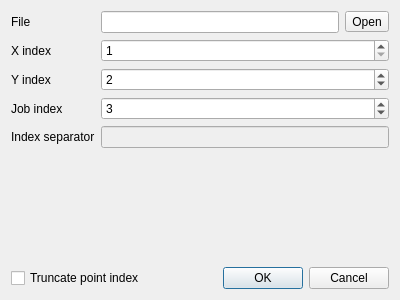
<?xml version="1.0" encoding="UTF-8"?>
<ui version="4.0">
 <class>JobsDialog</class>
 <widget class="QDialog" name="JobsDialog">
  <property name="geometry">
   <rect>
    <x>0</x>
    <y>0</y>
    <width>400</width>
    <height>300</height>
   </rect>
  </property>
  <property name="windowTitle">
   <string>Update job</string>
  </property>
  <property name="windowIcon">
   <iconset theme="view-refresh">
    <normaloff>.</normaloff>.</iconset>
  </property>
  <layout class="QGridLayout" name="gridLayout">
   <item row="0" column="1">
    <layout class="QHBoxLayout" name="fileLayout">
     <item>
      <widget class="QLineEdit" name="fileEdit">
       <property name="readOnly">
        <bool>true</bool>
       </property>
      </widget>
     </item>
     <item>
      <widget class="QToolButton" name="toolButton">
       <property name="text">
        <string>Open</string>
       </property>
       <property name="icon">
        <iconset theme="document-open">
         <normaloff>.</normaloff>.</iconset>
       </property>
      </widget>
     </item>
    </layout>
   </item>
   <item row="6" column="0" colspan="2">
    <layout class="QHBoxLayout" name="toolLayout">
     <item>
      <widget class="QCheckBox" name="truncateSpin">
       <property name="text">
        <string>Truncate point index</string>
       </property>
      </widget>
     </item>
     <item>
      <widget class="QDialogButtonBox" name="buttonBox">
       <property name="orientation">
        <enum>Qt::Horizontal</enum>
       </property>
       <property name="standardButtons">
        <set>QDialogButtonBox::Cancel|QDialogButtonBox::Ok</set>
       </property>
      </widget>
     </item>
    </layout>
   </item>
   <item row="0" column="0">
    <widget class="QLabel" name="fileLabel">
     <property name="text">
      <string>File</string>
     </property>
     <property name="buddy">
      <cstring>toolButton</cstring>
     </property>
    </widget>
   </item>
   <item row="3" column="0">
    <widget class="QLabel" name="jobLabel">
     <property name="text">
      <string>Job index</string>
     </property>
     <property name="buddy">
      <cstring>jobSpin</cstring>
     </property>
    </widget>
   </item>
   <item row="5" column="0" colspan="2">
    <spacer name="verticalSpacer">
     <property name="orientation">
      <enum>Qt::Vertical</enum>
     </property>
     <property name="sizeHint" stdset="0">
      <size>
       <width>20</width>
       <height>40</height>
      </size>
     </property>
    </spacer>
   </item>
   <item row="2" column="1">
    <widget class="QSpinBox" name="ySpin">
     <property name="minimum">
      <number>1</number>
     </property>
     <property name="maximum">
      <number>9</number>
     </property>
     <property name="value">
      <number>2</number>
     </property>
    </widget>
   </item>
   <item row="3" column="1">
    <widget class="QSpinBox" name="jobSpin">
     <property name="minimum">
      <number>1</number>
     </property>
     <property name="maximum">
      <number>9</number>
     </property>
     <property name="value">
      <number>3</number>
     </property>
    </widget>
   </item>
   <item row="2" column="0">
    <widget class="QLabel" name="yLabel">
     <property name="text">
      <string>Y index</string>
     </property>
     <property name="buddy">
      <cstring>ySpin</cstring>
     </property>
    </widget>
   </item>
   <item row="1" column="0">
    <widget class="QLabel" name="xLabel">
     <property name="text">
      <string>X index</string>
     </property>
     <property name="buddy">
      <cstring>xSpin</cstring>
     </property>
    </widget>
   </item>
   <item row="1" column="1">
    <widget class="QSpinBox" name="xSpin">
     <property name="minimum">
      <number>1</number>
     </property>
     <property name="maximum">
      <number>9</number>
     </property>
     <property name="value">
      <number>1</number>
     </property>
    </widget>
   </item>
   <item row="4" column="0">
    <widget class="QLabel" name="separatorLabel">
     <property name="text">
      <string>Index separator</string>
     </property>
     <property name="buddy">
      <cstring>separatorEdit</cstring>
     </property>
    </widget>
   </item>
   <item row="4" column="1">
    <widget class="QLineEdit" name="separatorEdit">
     <property name="enabled">
      <bool>false</bool>
     </property>
    </widget>
   </item>
  </layout>
 </widget>
 <tabstops>
  <tabstop>fileEdit</tabstop>
  <tabstop>toolButton</tabstop>
  <tabstop>xSpin</tabstop>
  <tabstop>ySpin</tabstop>
  <tabstop>jobSpin</tabstop>
  <tabstop>separatorEdit</tabstop>
  <tabstop>truncateSpin</tabstop>
 </tabstops>
 <resources/>
 <connections>
  <connection>
   <sender>buttonBox</sender>
   <signal>accepted()</signal>
   <receiver>JobsDialog</receiver>
   <slot>accept()</slot>
   <hints>
    <hint type="sourcelabel">
     <x>338</x>
     <y>269</y>
    </hint>
    <hint type="destinationlabel">
     <x>157</x>
     <y>274</y>
    </hint>
   </hints>
  </connection>
  <connection>
   <sender>buttonBox</sender>
   <signal>rejected()</signal>
   <receiver>JobsDialog</receiver>
   <slot>reject()</slot>
   <hints>
    <hint type="sourcelabel">
     <x>389</x>
     <y>269</y>
    </hint>
    <hint type="destinationlabel">
     <x>286</x>
     <y>274</y>
    </hint>
   </hints>
  </connection>
  <connection>
   <sender>truncateSpin</sender>
   <signal>toggled(bool)</signal>
   <receiver>separatorEdit</receiver>
   <slot>setEnabled(bool)</slot>
   <hints>
    <hint type="sourcelabel">
     <x>90</x>
     <y>273</y>
    </hint>
    <hint type="destinationlabel">
     <x>161</x>
     <y>136</y>
    </hint>
   </hints>
  </connection>
  <connection>
   <sender>toolButton</sender>
   <signal>clicked()</signal>
   <receiver>JobsDialog</receiver>
   <slot>openButtonClicked()</slot>
   <hints>
    <hint type="sourcelabel">
     <x>383</x>
     <y>22</y>
    </hint>
    <hint type="destinationlabel">
     <x>530</x>
     <y>23</y>
    </hint>
   </hints>
  </connection>
  <connection>
   <sender>xSpin</sender>
   <signal>valueChanged(int)</signal>
   <receiver>JobsDialog</receiver>
   <slot>dialogDataChanged()</slot>
   <hints>
    <hint type="sourcelabel">
     <x>362</x>
     <y>49</y>
    </hint>
    <hint type="destinationlabel">
     <x>555</x>
     <y>46</y>
    </hint>
   </hints>
  </connection>
  <connection>
   <sender>ySpin</sender>
   <signal>valueChanged(int)</signal>
   <receiver>JobsDialog</receiver>
   <slot>dialogDataChanged()</slot>
   <hints>
    <hint type="sourcelabel">
     <x>351</x>
     <y>78</y>
    </hint>
    <hint type="destinationlabel">
     <x>705</x>
     <y>107</y>
    </hint>
   </hints>
  </connection>
  <connection>
   <sender>jobSpin</sender>
   <signal>editingFinished()</signal>
   <receiver>JobsDialog</receiver>
   <slot>dialogDataChanged()</slot>
   <hints>
    <hint type="sourcelabel">
     <x>334</x>
     <y>110</y>
    </hint>
    <hint type="destinationlabel">
     <x>664</x>
     <y>113</y>
    </hint>
   </hints>
  </connection>
 </connections>
 <slots>
  <slot>openButtonClicked()</slot>
  <slot>dialogDataChanged()</slot>
 </slots>
</ui>
